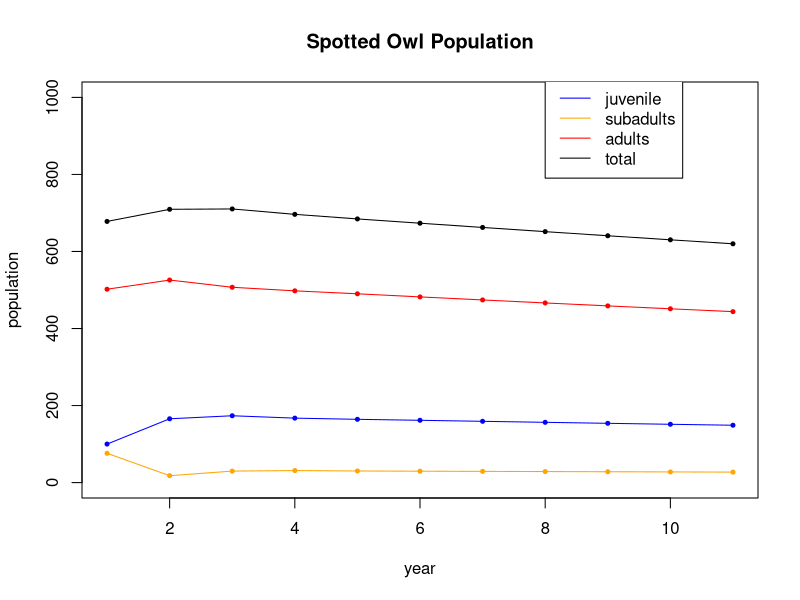
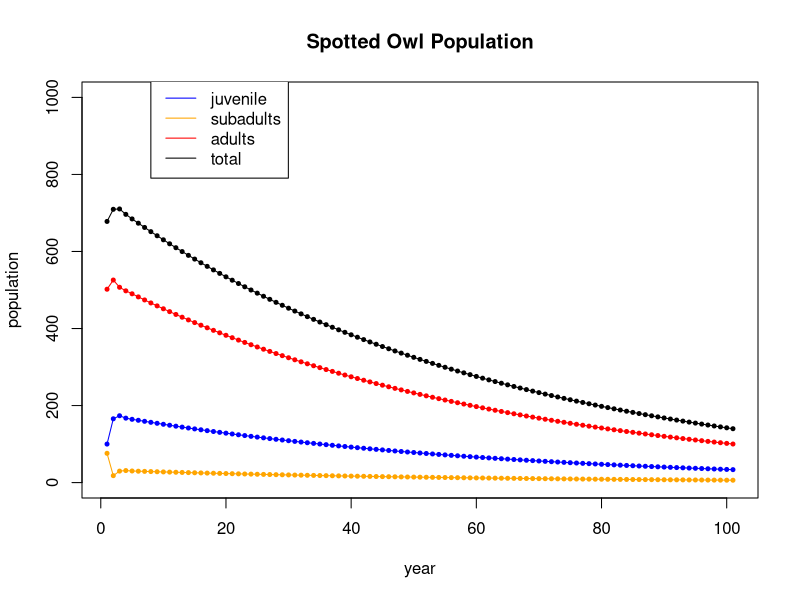
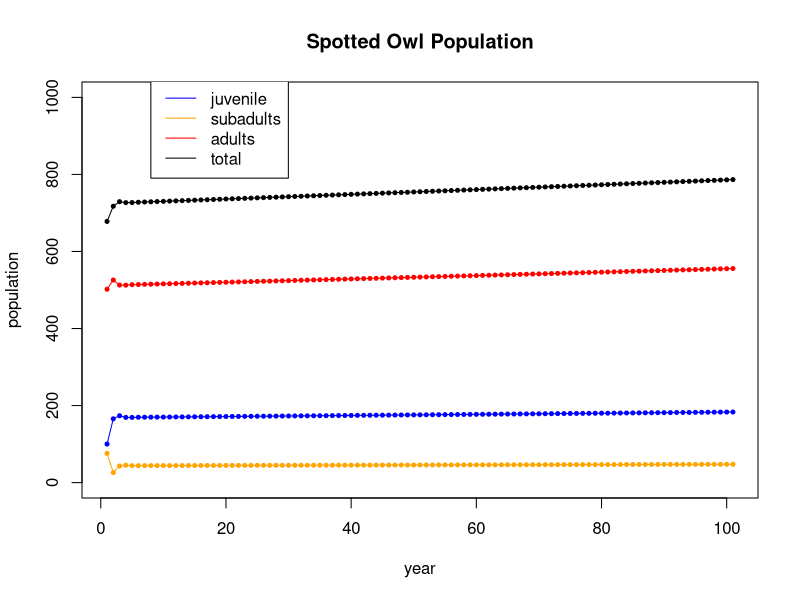
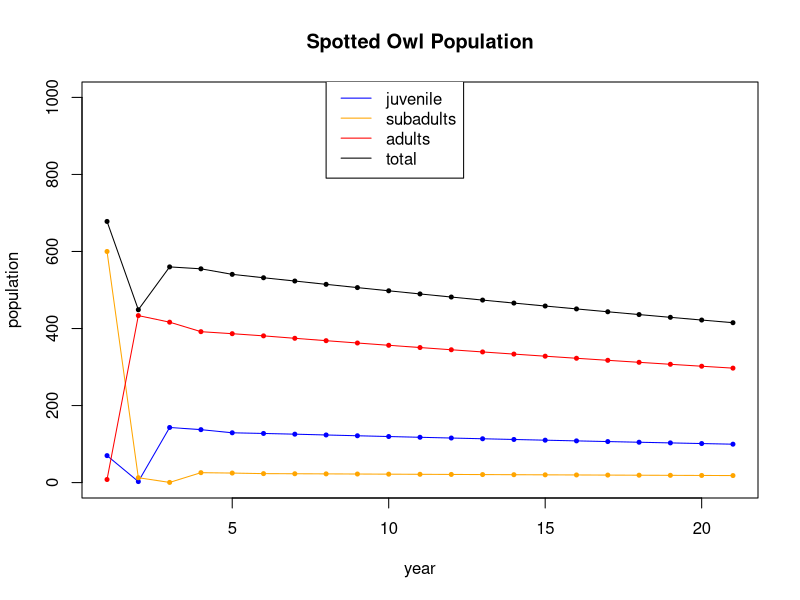

Reproduce these figures in R, in order.
## ---- chunk 1
(A =  cbind(c(-14,-20,-23),c(13,19,19),c(-2,-2,1)))
## ---- chunk 2
eigen(A)
## ---- chunk 3
vals = eigen(A)$values
vecs = eigen(A)$vectors
## ---- chunk 4
lambda1 = vals[1]
v1 = vecs[,1]
A %*% v1
lambda1 * v1
## ---- chunk 5
v1 = v1/sum(v1)
v1
## ---- chunk 6
(A = cbind(c(-5,-6,-7),c(6,7,8),c(-2,-2,-2)))
vals = eigen(A)$values
vals
vecs = eigen(A)$vectors
vecs
solve(vecs) %*% A %*% vecs
## ---- chunk 7
zapsmall(solve(vecs) %*% A %*% vecs)
## ---- chunk 8
B = cbind(c(3,-1,2),c(-1,3,2),c(2,2,0))
eigen(B)
vals = eigen(B)$values
vecs = eigen(B)$vectors
zapsmall(solve(vecs) %*% B %*% vecs)
## ---- chunk 9
C = cbind(c(3,-1,1),c(2,2,1),c(1,1,2))
eigen(C)
## ---- chunk 10
StP = c(.85,.09,.06)
Roch = c(.30,.60,.10)
Dul = c(.35,.05,.60) 
M = cbind(StP,Roch,Dul)
rownames(M) <- c("StP","Roch","Dul")
M
## ---- chunk 11
v = c(20,20,20)
for (i in 1: 100) { v = M %*% v }
v
## ---- chunk 12
eigen(M)
## ---- chunk 13
v = Re(eigen(M)$vectors[,1])
(v = v /sum(v))
60*v
## ---- chunk 14
A = cbind(c(0,0.18,0),c(0,0,.71),c(0.33,0,0.94)) # the population dynamics matrix
x0 = c(100,76,502) # the inital value
N = 10  # iterate N=10 times
X = matrix(0,nrow=nrow(A),ncol=N+1) # initialize an all 0 matrix to store values in
X[,1] = x0 # the first column is the initial population
for (i in 2:(N+1)) {  # loopn from 2 to N+1
  X[,i] = A %*% X[,i-1] # Apply A to column i-1 and put the value in column i
}
X # display the table
## ---- chunk 15
tot = X[1,] + X[2,] + X[3,]
t = seq(1,N+1)
plot(t,X[1,],type='l',col='blue',ylim=c(0,1000),ylab="population",xlab="year",main="Spotted Owl Population")
points(t,X[1,],col='blue',pch=20,cex=.8)
lines(t,X[2,],col='orange')
points(t,X[2,],col='orange',pch=20,cex=.8)
lines(t,X[3,],col='red')
points(t,X[3,],col='red',pch=20,cex=.8)
points(t,tot,col='black',pch=20,cex=.8)
lines(t,tot,col='black')
legend(8, 1050, legend=c("juvenile", "subadults", "adults","total"), col=c('blue','orange','red','black'), lty=1)
## ---- chunk 16
A = cbind(c(0,0.18,0),c(0,0,.71),c(0.33,0,0.94)) # the population dynamics matrix
x0 = c(100,76,502) # the inital value
N = 100  # iterate N=10 times
X = matrix(0,nrow=nrow(A),ncol=N+1) # initialize an all 0 matrix to store values in
X[,1] = x0 # the first column is the initial population
for (i in 2:(N+1)) {  # loopn from 2 to N+1
  X[,i] = A %*% X[,i-1] # Apply A to column i-1 and put the value in column i
}
tot = X[1,] + X[2,] + X[3,]
t = seq(1,N+1)
plot(t,X[1,],type='l',col='blue',ylim=c(0,1000),ylab="population",xlab="year",main="Spotted Owl Population")
points(t,X[1,],col='blue',pch=20,cex=.8)
lines(t,X[2,],col='orange')
points(t,X[2,],col='orange',pch=20,cex=.8)
lines(t,X[3,],col='red')
points(t,X[3,],col='red',pch=20,cex=.8)
points(t,tot,col='black',pch=20,cex=.8)
lines(t,tot,col='black')
legend(8, 1050, legend=c("juvenile", "subadults", "adults","total"), col=c('blue','orange','red','black'), lty=1)
## ---- chunk 17
eigen(A)
## ---- chunk 18
v1 = eigen(A)$vectors[,1] # get the first eigenvector
v1 = Re(v1) # drop the imaginary part
v1/sum(v1)  # scale it to sum to 1
## ---- chunk 19
A = cbind(c(0,0.26,0),c(0,0,.71),c(0.33,0,0.94))
eigen(A)
## ---- chunk 20
A = cbind(c(0,0.26,0),c(0,0,.71),c(0.33,0,0.94)) # the population dynamics matrix
x0 = c(100,76,502) # the inital value
N = 100  # iterate N=10 times
X = matrix(0,nrow=nrow(A),ncol=N+1) # initialize an all 0 matrix to store values in
X[,1] = x0 # the first column is the initial population
for (i in 2:(N+1)) {  # loopn from 2 to N+1
  X[,i] = A %*% X[,i-1] # Apply A to column i-1 and put the value in column i
}
tot = X[1,] + X[2,] + X[3,]
t = seq(1,N+1)
plot(t,X[1,],type='l',col='blue',ylim=c(0,1000),ylab="population",xlab="year",main="Spotted Owl Population")
points(t,X[1,],col='blue',pch=20,cex=.8)
lines(t,X[2,],col='orange')
points(t,X[2,],col='orange',pch=20,cex=.8)
lines(t,X[3,],col='red')
points(t,X[3,],col='red',pch=20,cex=.8)
points(t,tot,col='black',pch=20,cex=.8)
lines(t,tot,col='black')
legend(8, 1050, legend=c("juvenile", "subadults", "adults","total"), col=c('blue','orange','red','black'), lty=1)
## ---- chunk 21
A = cbind(c(0,0.18,0),c(0,0,.71),c(0.33,0,0.94)) # the population dynamics matrix
x0 = c(70,600,8) # the inital value
N = 20  # iterate N=100 times
X = matrix(0,nrow=nrow(A),ncol=N+1) # initialize an all 0 matrix to store values in
X[,1] = x0 # the first column is the initial population
for (i in 2:(N+1)) {  # loopn from 2 to N+1
  X[,i] = A %*% X[,i-1] # Apply A to column i-1 and put the value in column i
}
tot = X[1,] + X[2,] + X[3,]
## ---- chunk 22
t = seq(1,N+1)
plot(t,X[1,],type='l',col='blue',ylim=c(0,1000),ylab="population",xlab="year",main="Spotted Owl Population")
points(t,X[1,],col='blue',pch=20,cex=.8)
lines(t,X[2,],col='orange')
points(t,X[2,],col='orange',pch=20,cex=.8)
lines(t,X[3,],col='red')
points(t,X[3,],col='red',pch=20,cex=.8)
points(t,tot,col='black',pch=20,cex=.8)
lines(t,tot,col='black')
legend(8, 1050, legend=c("juvenile", "subadults", "adults","total"), col=c('blue','orange','red','black'), lty=1)
## ---- chunk 23
A = cbind(c(0,0.18,0),c(0,0,.71),c(0.33,0,0.94))
eigen(A)
vecs = eigen(A)$vectors
P = Re(cbind(vecs[,1],Im(vecs[,2]),Re(vecs[,2])))
P
zapsmall(solve(P) %*% A %*% P)
